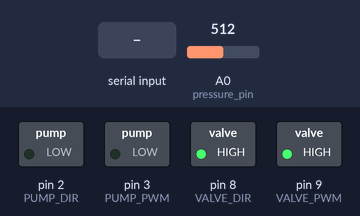
This sketch was run on a simulated Arduino Uno, built with avr-gcc and run on an emulated ATmega328P. Parts: switched loads named in the sketch (green lamp = pin HIGH). The test bench sets the inputs (shaded band); at power-on: A0 (pressure_pin) = 512. What the sketch prints to the serial monitor is not drawn.

Above: at 1.2 s.
1.3 s: "1" received over Serial
At 2.7 s:
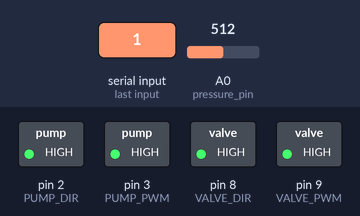
3.3 s: "2" received over Serial
At 4.2 s:
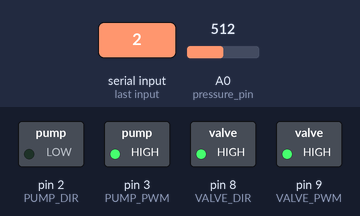
5.3 s: "3" received over Serial
At 6.5 s:
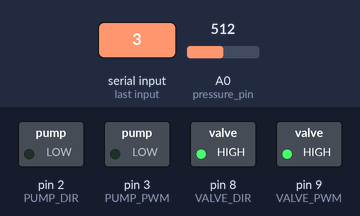
Timing chart, 0 to 8.3 s (numbered marks = the images above; inputs shaded):
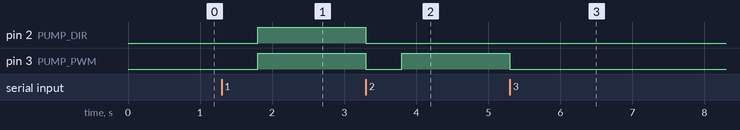

The sketch:

pillowInflate.ino
```cpp
// ROS ingration
//#include <ros.h>
//#include <std_msgs/Float32.h>
//#include <std_msgs/String.h>

// ROS node handle
//ros::NodeHandle nh;

// ROS publisher define
// publishing pump state (output) and pressure value (input)
//std_msgs::String msg1;
//std_msgs::Float32 msg2;
//ros::Publisher chatter1("pump_state",&msg1);
//ros::Publisher chatter2("pressure_val",&msg2);

String pump_state = "";

// wired connections
#define HG7881_B_IA 9 // D9 --> Motor B Input A --> MOTOR B +
#define HG7881_B_IB 8 // D8 --> Motor B Input B --> MOTOR B -
#define HG7881_A_IA 2
#define HG7881_A_IB 3

// functional connections
#define VALVE_PWM HG7881_B_IA // Motor B PWM Speed
#define VALVE_DIR HG7881_B_IB // Motor B Direction
#define PUMP_PWM HG7881_A_IB
#define PUMP_DIR HG7881_A_IA

#define pressure_pin A0 // A0 for pressure sensor

double pressure_val;

void setup()
{
  int baudrate = 9600;
  Serial.begin(baudrate);
  pinMode(pressure_pin, INPUT);
  pinMode(VALVE_DIR, OUTPUT);
  pinMode(VALVE_PWM, OUTPUT);
  pinMode(PUMP_DIR, OUTPUT);
  pinMode(PUMP_PWM, OUTPUT);
  digitalWrite(VALVE_DIR, HIGH);
  digitalWrite(VALVE_PWM, HIGH);
  digitalWrite(PUMP_DIR, LOW);
  digitalWrite(PUMP_PWM, LOW);

  // ROS setup
//  nh.initNode();
//  nh.getHardware()->setBaud(baudrate);
//  nh.advertise(chatter1);
//  nh.advertise(chatter2);
}

void loop() {
  boolean isValidInput;
  // draw a menu on the serial port
  Serial.println( "-----------------------------" );
  Serial.println( "MENU:" );
  Serial.println( "1) Remove Air" );
  Serial.println( "2) Fill Air" );
  Serial.println( "3) STOP" );
  Serial.println( "-----------------------------" );

  do
  {
    byte c;
    // get the next character from the serial port
    Serial.print( "Ready. Enter your option." );
    while ( !Serial.available() )
      ; // LOOP...
    c = Serial.read();
    // execute the menu option based on the character recieved
    switch ( c )
    {
      case '1': // 1) Forward
        Serial.println( "Remove air..." );
        pump_state = "Remove air";
        // always stop motors briefly before abrupt changes
        digitalWrite( PUMP_DIR, LOW );
        digitalWrite( PUMP_PWM, LOW );
        delay( 500 );
        // set the motor speed and direction
        digitalWrite( PUMP_DIR, HIGH ); // direction = forward
        digitalWrite( PUMP_PWM, HIGH ); // PWM speed = slow
        isValidInput = true;

        // read and print pressure value
        pressure_val = analogRead(pressure_pin);
        Serial.println(pressure_val);

        break;

      case '2': // 2) Reverse
        Serial.println( "Fill air..." );
        pump_state = "Fill air";
        // always stop motors briefly before abrupt changes
        digitalWrite( PUMP_DIR, LOW );
        digitalWrite( PUMP_PWM, LOW );
        delay( 500 );
        // set the motor speed and direction
        digitalWrite( PUMP_DIR, LOW ); // direction = reverse
        digitalWrite( PUMP_PWM, HIGH );
        isValidInput = true;

        // read and print pressure value
        pressure_val = analogRead(pressure_pin);
        Serial.println(pressure_val);

        break;

      case '3': // 3) Soft stop (preferred)
        Serial.println( "Soft stop (coast)..." );
        pump_state = "Stop";
        digitalWrite( PUMP_DIR, LOW );
        digitalWrite( PUMP_PWM, LOW );
        isValidInput = true;

        // read and print pressure value
        pressure_val = analogRead(pressure_pin);
        Serial.println(pressure_val);

        break;

      default:
        // wrong character! display the menu again!
        isValidInput = false;
        break;
    }
    // publish values to ROS
//    msg1.data = pump_state;
//    chatter1.publish(&msg1);
//
//    nh.spinOnce();
//    delay(10);
  } while ( isValidInput == true );

}
```

Measured:
- after the input at 1.3 s, pin 2 (PUMP_DIR), pin 3 (PUMP_PWM): LOW → HIGH after 0.50 s
- after the input at 3.3 s, pin 2 (PUMP_DIR): HIGH → LOW at once; pin 3 (PUMP_PWM): HIGH → LOW at once, → HIGH 0.50 s later
- after the input at 5.3 s, pin 3 (PUMP_PWM): HIGH → LOW at once
